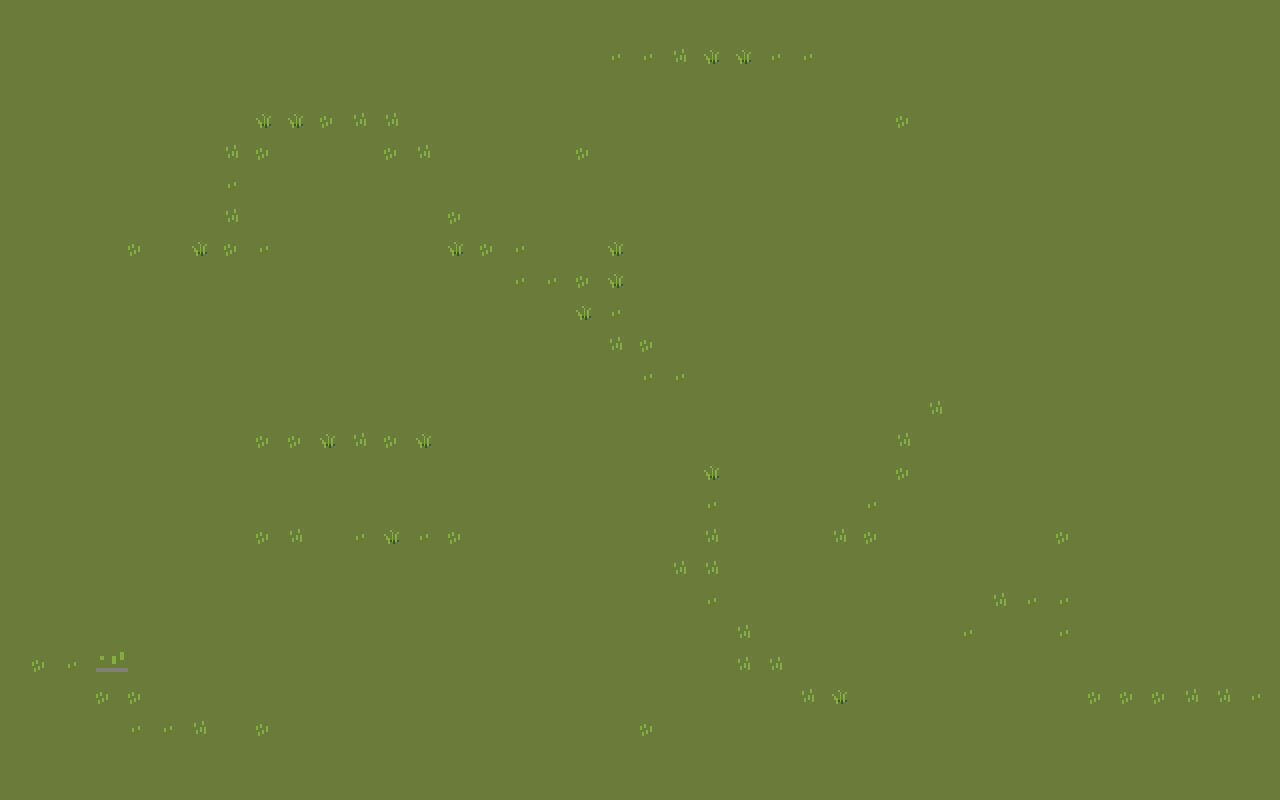

This is a level from a 2D game, rendered from its Tiled map with the project's own tilesets. A one-line summary and the map file follow, with tile-layer data summarised:
An orthogonal 40x25 tile map with 32x32 px tiles, 1 tile layer (Ground), 3 hidden layers not drawn, 2 tilesets and 130 objects.

<map version="1.10" tiledversion="1.10.2" orientation="orthogonal" renderorder="right-down" width="40" height="25" tilewidth="32" tileheight="32" infinite="0" nextlayerid="10" nextobjectid="181">
 <editorsettings>
  <export target="world.lua" format="lua" />
 </editorsettings>
 <tileset firstgid="1" name="WorldSheet" tilewidth="32" tileheight="32" tilecount="72" columns="8">
  <image source="../sprites/WorldSheet.png" width="256" height="288" />
 </tileset>
 <tileset firstgid="73" name="fence" tilewidth="32" tileheight="32" tilecount="18" columns="3">
  <image source="../sprites/tilesets/fence.png" width="96" height="192" />
 </tileset>
 <layer id="1" name="Ground" width="40" height="25">
  <data>[1000 cells, 1000 non-empty, 6 distinct tile ids]</data>
 </layer>
 <layer id="3" name="Paths" width="40" height="25" visible="0">
  <data>[1000 cells, 15 non-empty, 7 distinct tile ids]</data>
 </layer>
 <layer id="5" name="Floor" width="40" height="25" visible="0">
  <data>[1000 cells, 58 non-empty, 4 distinct tile ids]</data>
 </layer>
 <layer id="2" name="Walls" width="40" height="25" visible="0">
  <data>[1000 cells, 85 non-empty, 20 distinct tile ids]</data>
 </layer>
 <objectgroup id="6" name="cWalls">
  <object id="1" x="0" y="320" width="256" height="32" />
  <object id="2" x="224" y="352" width="32" height="96" />
  <object id="3" x="224" y="512" width="32" height="128" />
  <object id="4" x="0" y="608" width="224" height="32" />
  <object id="165" x="680" y="160" width="16" height="312" />
  <object id="166" x="680" y="456" width="248" height="16" />
  <object id="167" x="960" y="456" width="208" height="16" />
  <object id="168" x="1160" y="160" width="16" height="312" />
  <object id="169" x="680" y="160" width="496" height="24" />
  <object id="171" x="864" y="576" width="24" height="32" />
  <object id="172" x="968" y="576" width="24" height="32" />
  <object id="173" x="864" y="676" width="32" height="28" />
  <object id="174" x="960" y="676" width="32" height="28" />
  <object id="176" x="888" y="576" width="8" height="20" />
  <object id="177" x="864" y="672" width="24" height="32" />
  <object id="178" x="968" y="672" width="24" height="4" />
  <object id="179" x="960" y="576" width="8" height="20" />
 </objectgroup>
 <objectgroup id="9" name="ChocolateArea" visible="0">
  <object id="180" x="896" y="608" width="64" height="64" />
 </objectgroup>
 <objectgroup id="7" name="CollectableArea" visible="0">
  <object id="7" x="800" y="192" width="32" height="32" />
  <object id="8" x="832" y="192" width="32" height="32" />
  <object id="9" x="864" y="192" width="32" height="32" />
  <object id="10" x="896" y="192" width="32" height="32" />
  <object id="11" x="928" y="192" width="32" height="32" />
  <object id="12" x="960" y="192" width="32" height="32" />
  <object id="13" x="992" y="192" width="32" height="32" />
  <object id="14" x="1024" y="192" width="32" height="32" />
  <object id="17" x="768" y="192" width="32" height="32" />
  <object id="18" x="736" y="192" width="32" height="32" />
  <object id="19" x="704" y="192" width="32" height="32" />
  <object id="20" x="1056" y="192" width="32" height="32" />
  <object id="21" x="1088" y="192" width="32" height="32" />
  <object id="22" x="1120" y="192" width="32" height="32" />
  <object id="23" x="800" y="224" width="32" height="32" />
  <object id="24" x="832" y="224" width="32" height="32" />
  <object id="25" x="864" y="224" width="32" height="32" />
  <object id="26" x="896" y="224" width="32" height="32" />
  <object id="27" x="928" y="224" width="32" height="32" />
  <object id="28" x="960" y="224" width="32" height="32" />
  <object id="29" x="992" y="224" width="32" height="32" />
  <object id="30" x="1024" y="224" width="32" height="32" />
  <object id="31" x="768" y="224" width="32" height="32" />
  <object id="32" x="736" y="224" width="32" height="32" />
  <object id="33" x="704" y="224" width="32" height="32" />
  <object id="34" x="1056" y="224" width="32" height="32" />
  <object id="35" x="1088" y="224" width="32" height="32" />
  <object id="36" x="1120" y="224" width="32" height="32" />
  <object id="37" x="800" y="256" width="32" height="32" />
  <object id="38" x="832" y="256" width="32" height="32" />
  <object id="39" x="864" y="256" width="32" height="32" />
  <object id="40" x="896" y="256" width="32" height="32" />
  <object id="41" x="928" y="256" width="32" height="32" />
  <object id="42" x="960" y="256" width="32" height="32" />
  <object id="43" x="992" y="256" width="32" height="32" />
  <object id="44" x="1024" y="256" width="32" height="32" />
  <object id="45" x="768" y="256" width="32" height="32" />
  <object id="46" x="736" y="256" width="32" height="32" />
  <object id="47" x="704" y="256" width="32" height="32" />
  <object id="48" x="1056" y="256" width="32" height="32" />
  <object id="49" x="1088" y="256" width="32" height="32" />
  <object id="50" x="1120" y="256" width="32" height="32" />
  <object id="51" x="800" y="288" width="32" height="32" />
  <object id="52" x="832" y="288" width="32" height="32" />
  <object id="53" x="864" y="288" width="32" height="32" />
  <object id="54" x="896" y="288" width="32" height="32" />
  <object id="55" x="928" y="288" width="32" height="32" />
  <object id="56" x="960" y="288" width="32" height="32" />
  <object id="57" x="992" y="288" width="32" height="32" />
  <object id="58" x="1024" y="288" width="32" height="32" />
  <object id="59" x="768" y="288" width="32" height="32" />
  <object id="60" x="736" y="288" width="32" height="32" />
  <object id="61" x="704" y="288" width="32" height="32" />
  <object id="62" x="1056" y="288" width="32" height="32" />
  <object id="63" x="1088" y="288" width="32" height="32" />
  <object id="64" x="1120" y="288" width="32" height="32" />
  <object id="79" x="800" y="320" width="32" height="32" />
  <object id="80" x="832" y="320" width="32" height="32" />
  <object id="81" x="864" y="320" width="32" height="32" />
  <object id="82" x="896" y="320" width="32" height="32" />
  <object id="83" x="928" y="320" width="32" height="32" />
  <object id="84" x="960" y="320" width="32" height="32" />
  <object id="85" x="992" y="320" width="32" height="32" />
  <object id="86" x="1024" y="320" width="32" height="32" />
  <object id="87" x="768" y="320" width="32" height="32" />
  <object id="88" x="736" y="320" width="32" height="32" />
  <object id="89" x="704" y="320" width="32" height="32" />
  <object id="90" x="1056" y="320" width="32" height="32" />
  <object id="91" x="1088" y="320" width="32" height="32" />
  <object id="92" x="1120" y="320" width="32" height="32" />
  <object id="93" x="800" y="352" width="32" height="32" />
  <object id="94" x="832" y="352" width="32" height="32" />
  <object id="95" x="864" y="352" width="32" height="32" />
  <object id="96" x="896" y="352" width="32" height="32" />
  <object id="97" x="928" y="352" width="32" height="32" />
  <object id="98" x="960" y="352" width="32" height="32" />
  <object id="99" x="992" y="352" width="32" height="32" />
  <object id="100" x="1024" y="352" width="32" height="32" />
  <object id="101" x="768" y="352" width="32" height="32" />
  <object id="102" x="736" y="352" width="32" height="32" />
  <object id="103" x="704" y="352" width="32" height="32" />
  <object id="104" x="1056" y="352" width="32" height="32" />
  <object id="105" x="1088" y="352" width="32" height="32" />
  <object id="106" x="1120" y="352" width="32" height="32" />
  <object id="107" x="800" y="384" width="32" height="32" />
  <object id="108" x="832" y="384" width="32" height="32" />
  <object id="109" x="864" y="384" width="32" height="32" />
  <object id="110" x="896" y="384" width="32" height="32" />
  <object id="111" x="928" y="384" width="32" height="32" />
  </objectgroup>
</map>
<!-- 23 of 130 objects omitted -->
